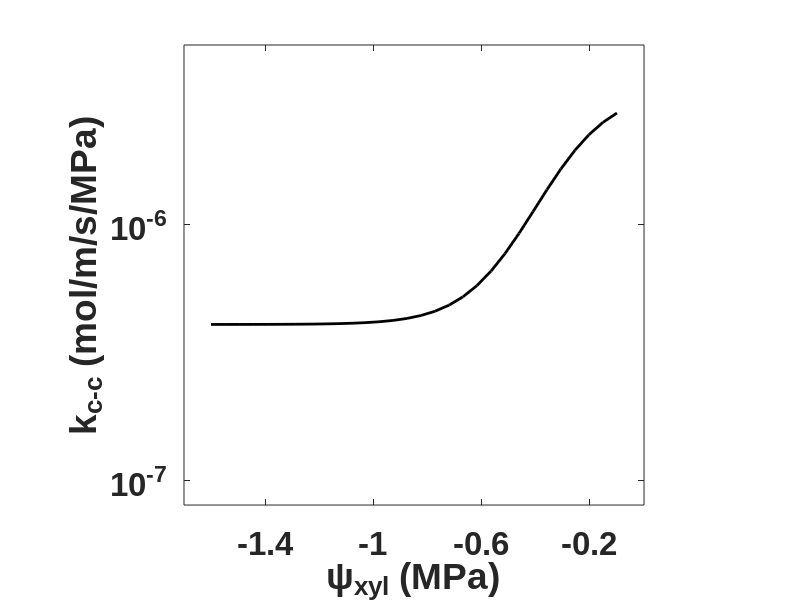

Reproduce this figure in MATLAB. (Note: this script raises an error after producing the figure.)
% code_for_alternative_architecture_cell_wall_SI_Fig_S21.m
% Description: This code executes the mathematical model developed in SI
% Section S10 in the paper titled, "Loss of plasma membrane conductance of 
% outside-xylem zone explains non-stomatal control of transpiration" for 
% alternative architecture 2: cell wall is the dominant hydraulic 
% conductor and undergoes loss of hydraulic conductance under drought stress. 
% We generate 3 predictions (mean and bounds of uncertainty 
% interval) with npoints (see below) being the number of points in the 
% discretized domain for each prediction. npoints are distributed across 
% four ranges in psi_xyl: -0.4 to 0; -0.8 to -0.4; -1.2 to -0.8 and -1.6 to
% -1.2 (MPa). The prediction mean and bounds of uncertainty interval is 
% then compared to the data mean +/- S.E. 
% This code uses the following MATLAB toolboxes:
% 1. Optimization Toolbox
% Code developed by: Sabyasachi Sen
% Email: ss3945@cornell.edu
% Affiliation: Cornell University
% Created: February 8, 2025
% Last Modified: February 10, 2025
% Copyright (c) 2025 Sabyasachi Sen
% If you use this code in your research, please cite as:
% "Sabyasachi Sen (2025). 
% code_for_alternative_hypothesis_2_cell_wall_SI_Fig_S22.m
% Retrieved from manuscript titled: Loss of plasma membrane conductance of 
% outside-xylem zone explains non-stomatal control of transpiration"
% This code is provided under the MIT License.
% For full license terms, see: https://opensource.org/licenses/MIT

clear;
close all;
clc;

%% Thermodynamic parameters (see Table S3 in SI Section S10)

leaf_temp=309; % leaf temperature (=36C) in Kelvin
p_sat=5946.178; % saturation pressure in Pa at 36C
R=8.314; % universal gas constant in SI units Pa.m3/K/mol
v_bar=18e-6; % molar volume of water in m3/mol
c=39.45; % molar concentration of air in mol/m3
D=2.5e-5; % diffusivity of water vapor in air in m2/s
p_atm=101325; % atmospheric pressure in Pa
kai_0=p_sat/p_atm; % reference mole fraction of water vapor at leaf temperature

%% Introduce uncertainty in parameters to generate uncertainty interval in predictions (see Tables S4 and S5 in SI Section S10)

% Notation: variable name: high, mid, low values
A_cc_arr=[5e-9, 6e-9, 7e-9]; % x-sectional area for flow in cell-to-cell path (in m2)
A_vap_arr=[5e-9, 5.5e-9, 6e-9]; % x-sectional area for flow in apoplasmic path (in m2)
tortuosity_arr=[1, 2, 3]; % uniform tortuosity (dimensionless)
k_cw_max_arr=[2.9e-6, 2.7e-6, 2.5e-6]; % maximum cell wall conductivity in mol/m/s/MPa
k_cw_trigger_arr=[-0.27e6, -0.25e6, -0.23e6]; % xylem stress at which 'characteristic' loss of cell wall conductivity occurs (in Pa)
k_cw_decline_sensitivity_arr=[0.8e-5, 1e-5, 1.2e-5]; % determines sensitivity of cell wall conductivity to xylem stress in MPa^(-1)
% see vapor conductivity for minimum cell wall conductivity

%% Constant leaf anatomical parameters (see Table S4 in SI Section S10)

L_total=2e-4; % total thickness of leaf in m
L_ad=L_total/2; % Assume half-thickness of leaf 
L_ab=L_total/2; % Assume half-thickness of leaf 
A_cw=0.08e-9; % x-sectional area for flow in cell wall (in m2)

%% Constant transport parameters (see Table S5 in SI Section S10)

kappa_mem=1e-5; % hydraulic conductivity of membranes at cell-air space interface in mol/m/s/MPa: Rockwell review undersaturation - use higher end of L_p 
k_cc=5e-8; % hydraulic conductivity of cell-to-cell path in mol/m/s/MPa: Rockwell review undersaturation - use higher end of L_p 
gs_ad=90e-3; % adaxial stomatal conductance in mol/m2/s
gs_ab=90e-3; % abaxial stomatal conductance in mol/m2/s
gs=(gs_ad+gs_ab)*1e3; % total stomatal conductance in mmol/m2/s: will be used to calculate transpiration rate

%% Driving forces for transpiration

% psi_xylem sweep
npoints=30; % number of nodes in the discretized domain
psi_xylem=flipud(linspace(-1.6,-0.1,npoints)')*1e6; % xylem water potential in Pa
xylem_means=[-0.2;-0.6;-1;-1.4]; % for plotting in bins

% VPD sweep 
rel_hum = flipud(linspace(0.36,0.7,npoints)'); % relative humidity of bulk air outside the leaf
vpd = p_sat*(1-rel_hum)/1e3; % vpd in kPa: the mean vpd in our measurements is ~3.8 kPa which is the last element in the vpd array here

%% Finite difference discretization parameters:

N=1000; % Total # of nodes including boundary nodes
h=L_total/(N-1); % interval between nodes

%% Coordinates along leaf thickness direction (in metres)

coords_ad=linspace(0,L_ad,N)'; % adaxial coordinates
coords_ab=linspace(-L_ab,0,N)'; % abaxial coordinates
coordinates_ad=coords_ad*1e6; % coordinates for adaxial section: microns for plotting
coordinates_ab=coords_ab*1e6; % coordinates for abaxial section: microns for plotting

%% Loop through 3 sets of parameters

for ii=1:3

    % Variable leaf anatomical parameters and transport parameters (see Tables S4 and S5 in SI Section S10)

    tortuosity=tortuosity_arr(ii); % tortuosity
    k_vap=c*D*v_bar*kai_0/(R*leaf_temp)/tortuosity/1e-6; % hydraulic conductivity of vapor in mol/m/s/MPa; this assumes driving force for transport is water potential. Ref: Rockwell 2014
    
    A_cc=A_cc_arr(ii); % see SI Section S10 for choice of A_cc
    A_vap=A_vap_arr(ii); % see SI Section S10 for choice of A_vap
                
    %% Tissue hydraulic conductivity parameters 
    
    % Cell-to-cell hydraulic parameters for current iteration
    k_cw_max=k_cw_max_arr(ii); 
    k_cw_decline_sensitivity=k_cw_decline_sensitivity_arr(ii); 
    k_cw_trigger=k_cw_trigger_arr(ii); 
    k_cw_min=k_vap; 
    % sigmoid function
    k_cw_arr=k_cw_max*1./(1+exp(-k_cw_decline_sensitivity*(psi_xylem-k_cw_trigger)))+k_cw_min; 
    
    % plot kappa_mem vs psi_xyl
    figure(1);hold on;
    plot(psi_xylem/1e6,k_cw_arr,'k-','linewidth',2);hold on;
    pbaspect([1 1 1]);
    ylabel('k_{c-c} (mol/m/s/MPa)');ylim([8e-8 5e-6]);
    xlabel('\psi_{xyl} (MPa)');xlim([-1.7 0]);xticks(flipud(xylem_means));
    set(gca,'fontsize',24,'ticklabelinterpreter','tex','fontname','Arial','fontweight','bold','yscale','log');
    box on;ax=gca;ax.LineWidth = 2;
    
    %% Solution
    
    % Initialize arrays that will contain the solutions: psi_cc and psi_apo (in Pa)

    psi_cc_ad_N=zeros(length(psi_xylem),length(rel_hum)); % psi_cc in adaxial domain
    psi_cc_ab_N=zeros(length(psi_xylem),length(rel_hum)); % psi_cc in abaxial domain
    psi_apo_ad_N=zeros(length(psi_xylem),length(rel_hum)); % psi_apo in adaxial domain
    psi_apo_ab_N=zeros(length(psi_xylem),length(rel_hum)); % psi_apo in abaxial domain
    
    for i=1:length(psi_xylem)
    
        k_cw=k_cw_arr(i); % cell wall conductivity 
        
        for j=1:length(rel_hum)
    
            % see SI Section S10 for details of these constants
            % a1, a2, b1, and b2 multiply the derivates in SI equations S30 and S31

            % Composite parameters for ease of computation
            c_cc=kappa_mem/(k_cc*A_cc); 
            c_apo=kappa_mem/(k_cw*A_cw + k_vap*A_vap);
            
            a1=c_cc;
            a2=c_apo;
            r3=+sqrt(a1+a2);
            
            % solve for the unknown x's ('alpha's in SI equations S44 and S45)            
            init=[-1e6,-1e8,-10,-1e6,-2e6,-2e8,-20,-2e6];
            x=fsolve(@(x)solver_alternative_hypothesis_2(x,psi_xylem(i),rel_hum(j),a1,a2,r3,L_ad,L_ab,gs_ad,gs_ab,p_sat,v_bar,R,leaf_temp,k_vap,k_cw,p_atm,A_cc,A_vap,A_cw),init);

            psi_cc_ad_arr=x(1) + x(2)*coords_ad + x(3)*exp(r3*coords_ad) + x(4)*exp(-r3*coords_ad);
            psi_apo_ad_arr=x(1) + x(2)*coords_ad - a2*x(3)*exp(r3*coords_ad)/a1 - a2*x(4)*exp(-r3*coords_ad)/a1;
            psi_cc_ab_arr=x(5) + x(6)*coords_ab + x(7)*exp(r3*coords_ab) + x(8)*exp(-r3*coords_ab);
            psi_apo_ab_arr=x(5) + x(6)*coords_ab - a2*x(7)*exp(r3*coords_ab)/a1 - a2*x(8)*exp(-r3*coords_ab)/a1;        
            
            % Terminal apoplasm and symplasm potentials on adaxial side
            psi_cc_ad_N(i,j)=psi_cc_ad_arr(end)/1e6; % divide by 1e6 to convert from Pa to MPa
            psi_apo_ad_N(i,j)=psi_apo_ad_arr(end)/1e6; % divide by 1e6 to convert from Pa to MPa
            
            % Terminal apoplasm and symplasm potentials on abaxial side 
            psi_cc_ab_N(i,j)=psi_cc_ab_arr(end)/1e6; % divide by 1e6 to convert from Pa to MPa
            psi_apo_ab_N(i,j)=psi_apo_ab_arr(end)/1e6; % divide by 1e6 to convert from Pa to MPa
            
        end
        
        k_cw_exp=floor(log10(k_cw));
        k_cw_a=k_cw/(10^k_cw_exp);

        % Plot psi_apoplast vs z
        figure(2);
        plot([psi_cc_ab_arr; psi_cc_ad_arr]/1e6,[coordinates_ab; coordinates_ad],[psi_apo_ab_arr; psi_apo_ad_arr]/1e6,[coordinates_ab; coordinates_ad],'linewidth',4);
        pbaspect([1 1 1]);
        xlabel('\psi(MPa)','interpreter','tex');xlim([-20 0]);
        ylabel('z (\mu m)','interpreter','tex');ylim([-110 110]);
        set(gca,'fontsize',24,'ticklabelinterpreter','tex','FontName','Arial','FontWeight','Bold');
        title(sprintf('k_{cw} = %.2f \\times 10^{%d} mol/m/s/MPa',k_cw_a,k_cw_exp),'FontSize',20,'Interpreter','tex');
        legend1=legend(sprintf('\\psi_{c-c}'),sprintf('\\psi_{apo}'),'interpreter','tex');
        set(legend1,'Position',[0.157149113714695 0.748901596398512 0.159461545944213 0.147857143765404],'Interpreter','tex','FontSize',20,'FontName','Arial');
        box on;ax=gca;ax.LineWidth = 2;
        drawnow();
        thisFrame=getframe(gcf);
        size(thisFrame.cdata)
        % Write this frame out to a new video file.
        myMovie1(i) = thisFrame;

    end
    
    %% Calculate goxz
    % Note: here, e_xyl, e_i - all "e"s are vapor pressures
    
    e_xyl=p_sat.*exp(v_bar*psi_xylem./(R*leaf_temp)); % equivalent vapor pressure at xylem water potential 
    e_air=p_sat-vpd(end)*1e3; % vapor pressure in the air outside the leaf
    e_i_high_vpd=p_sat.*exp(v_bar*psi_apo_ad_N(:,end)*1e6./(R*leaf_temp)); % equivalent vapor pressure at AquaDust water potential in the ssc
    rh=e_i_high_vpd./p_sat; % relative humidity in the ssc
    e=gs*(e_i_high_vpd-e_air)/p_atm; % calculate transpiration rate e
    goxz_all=e./(e_xyl-e_i_high_vpd)*p_atm; % calculate g_oxz
    goxz_all=goxz_all.*ones(length(psi_xylem),length(psi_xylem));
    goxz=goxz_all(:,1); % extract g_oxz (here, there is no variation of g_oxz with VPD so any column will do)
    
    %% Calculate model prediction mean and max/min to generate uncertainty intervals
    
    % binned rh predictions
    rh_bin1=rh(psi_xylem>-0.4e6);
    rh_bin2=rh(psi_xylem<-0.4e6 & psi_xylem>-0.8e6);
    rh_bin3=rh(psi_xylem<-0.8e6 & psi_xylem>-1.2e6);
    rh_bin4=rh(psi_xylem<-1.2e6 & psi_xylem>=-1.6e6);
    
    % binned goxz predictions
    goxz_bin1=goxz(psi_xylem>-0.4e6);
    goxz_bin2=goxz(psi_xylem<-0.4e6 & psi_xylem>-0.8e6);
    goxz_bin3=goxz(psi_xylem<-0.8e6 & psi_xylem>-1.2e6);
    goxz_bin4=goxz(psi_xylem<-1.2e6 & psi_xylem>=-1.6e6);

    if ii==1 % upper bound on uncertainty interval

        rh_bin1_max=mean(rh_bin1);
        rh_bin2_max=mean(rh_bin2);
        rh_bin3_max=mean(rh_bin3);
        rh_bin4_max=mean(rh_bin4);

        goxz_bin1_max=mean(goxz_bin1);
        goxz_bin2_max=mean(goxz_bin2);
        goxz_bin3_max=mean(goxz_bin3);
        goxz_bin4_max=mean(goxz_bin4);
    
    elseif ii==2 % mean prediction

        rh_bin1_mean=mean(rh_bin1);rh_bin1_pos_err=rh_bin1_max-rh_bin1_mean; % compute difference between upper bound on uncertainty interval and mean
        rh_bin2_mean=mean(rh_bin2);rh_bin2_pos_err=rh_bin2_max-rh_bin2_mean;
        rh_bin3_mean=mean(rh_bin3);rh_bin3_pos_err=rh_bin3_max-rh_bin3_mean;
        rh_bin4_mean=mean(rh_bin4);rh_bin4_pos_err=rh_bin4_max-rh_bin4_mean;

        goxz_bin1_mean=mean(goxz_bin1);goxz_bin1_pos_err=goxz_bin1_max-goxz_bin1_mean; % compute difference between upper bound on uncertainty interval and mean
        goxz_bin2_mean=mean(goxz_bin2);goxz_bin2_pos_err=goxz_bin2_max-goxz_bin2_mean;
        goxz_bin3_mean=mean(goxz_bin3);goxz_bin3_pos_err=goxz_bin3_max-goxz_bin3_mean;
        goxz_bin4_mean=mean(goxz_bin4);goxz_bin4_pos_err=goxz_bin4_max-goxz_bin4_mean;
    
    else % lower bound on uncertainty interval

        rh_bin1_min=mean(rh_bin1);rh_bin1_neg_err=rh_bin1_mean-rh_bin1_min; % compute difference between mean and lower bound on uncertainty interval
        rh_bin2_min=mean(rh_bin2);rh_bin2_neg_err=rh_bin2_mean-rh_bin2_min;
        rh_bin3_min=mean(rh_bin3);rh_bin3_neg_err=rh_bin3_mean-rh_bin3_min;
        rh_bin4_min=mean(rh_bin4);rh_bin4_neg_err=rh_bin4_mean-rh_bin4_min;

        goxz_bin1_min=mean(goxz_bin1);goxz_bin1_neg_err=goxz_bin1_mean-goxz_bin1_min; % compute difference between mean and lower bound on uncertainty interval
        goxz_bin2_min=mean(goxz_bin2);goxz_bin2_neg_err=goxz_bin2_mean-goxz_bin2_min;
        goxz_bin3_min=mean(goxz_bin3);goxz_bin3_neg_err=goxz_bin3_mean-goxz_bin3_min;
        goxz_bin4_min=mean(goxz_bin4);goxz_bin4_neg_err=goxz_bin4_mean-goxz_bin4_min;
    end

end

%% Plotting prediction mean and uncertainty interval

rh_neg_err=[rh_bin1_neg_err;rh_bin2_neg_err;rh_bin3_neg_err;rh_bin4_neg_err];
rh_pos_err=[rh_bin1_pos_err;rh_bin2_pos_err;rh_bin3_pos_err;rh_bin4_pos_err];
rh_means_model=[rh_bin1_mean;rh_bin2_mean;rh_bin3_mean;rh_bin4_mean];

figure(3);
bar(xylem_means,rh_means_model,0.5,'linewidth',2);hold on;
pbaspect([1 1 1]);
er=errorbar(xylem_means,rh_means_model,rh_neg_err,rh_pos_err,'linewidth',2);
er.Color=[0 0 0];                            
er.LineStyle='none';  
ylabel('\it{h}_{ssc}^{apo}');ylim([0.9 1.01]);
xlabel('\psi_{xyl} (MPa)');xlim([-1.7 0]);xticks(flipud(xylem_means));
set(gca,'fontsize',24,'ticklabelinterpreter','tex','FontName','Arial','fontweight','bold');
box on;ax=gca;ax.LineWidth = 2;

goxz_neg_err=[goxz_bin1_neg_err;goxz_bin2_neg_err;goxz_bin3_neg_err;goxz_bin4_neg_err];
goxz_pos_err=[goxz_bin1_pos_err;goxz_bin2_pos_err;goxz_bin3_pos_err;goxz_bin4_pos_err];
goxz_means_model=[goxz_bin1_mean;goxz_bin2_mean;goxz_bin3_mean;goxz_bin4_mean];

figure(4);
bar(xylem_means,goxz_means_model,0.5,'linewidth',2);hold on;
pbaspect([1 1 1]);
er=errorbar(xylem_means,goxz_means_model,goxz_neg_err,goxz_pos_err,'linewidth',2);
er.Color=[0 0 0];                            
er.LineStyle='none';
ylabel('{\itg}_{oxz} (mmol/m^2/s)');ylim([4e2 6e4]);
xlabel('\psi_{xyl} (MPa)');xlim([-1.7 0]);xticks(flipud(xylem_means));
set(gca,'fontsize',24,'ticklabelinterpreter','tex','FontName','Arial','fontweight','bold','yscale','log');
box on;ax=gca;ax.LineWidth = 2;

%% plot h_ssc^apo expt and model together

% rh expt data from Fig. 2c
rh_means_expt=[0.992847001815885;0.946963460686416;0.929521991233521;0.919537568810321];
rh_se_expt=[0.00180002577421479;0.0201784472288282;0.0131077713211281;0.0122904973618615];

figure(5);
b1=bar(xylem_means,[rh_means_expt zeros(length(rh_means_expt),1)],'grouped','linewidth',2);hold on;
x=NaN(2,4);
for i = 1:2
    x(i,:) = b1(i).XEndPoints;
end
errorbar(x',[rh_means_expt zeros(length(rh_means_expt),1)],[rh_se_expt zeros(length(rh_se_expt),1)],[rh_se_expt zeros(length(rh_se_expt),1)],'k','linestyle','none','linewidth',2);

b2=bar(xylem_means,[zeros(length(rh_means_model),1) rh_means_model],'grouped','linewidth',2);hold on;
for i = 1:2
    x(i,:) = b2(i).XEndPoints;
end
errorbar(x',[zeros(length(rh_means_model),1) rh_means_model],[zeros(length(rh_neg_err),1) rh_neg_err],[zeros(length(rh_pos_err),1) rh_pos_err],'k','linestyle','none','linewidth',2);

xlabel('\psi_{xyl} (MPa)');xlim([-1.7 0]);xticks(flipud(xylem_means));
ylabel('\it{h}_{ssc}^{apo}');ylim([0.9 1.01]);
set(gca,'fontsize',24,'ticklabelinterpreter','tex','FontName','Arial','fontweight','bold');
pbaspect([1 1 1]);
legend([b1(1) b2(2)],'Experiment','Model','Position',[0.265625 0.757142857142857 0.283928571428571 0.129761904761905]);
b2(2).FaceColor(1,:)=[0.8500 0.3250 0.0980];
box on;ax=gca;ax.LineWidth = 2;

%% plot goxz expt and model together

% goxz expt data from Fig. 2e
goxz_means_expt=[38556.2258047020;5667.33817184295;2422.37978608609;1541.23262663729];
goxz_se_expt=[13600.6249811751;1367.98145675526;303.839465584318;290.498308255051];

figure(6);
b1=bar(xylem_means,[goxz_means_expt zeros(length(goxz_means_expt),1)],'grouped','linewidth',2);hold on;
x=NaN(2,4);
for i = 1:2
    x(i,:) = b1(i).XEndPoints;
end
errorbar(x',[goxz_means_expt zeros(length(goxz_means_expt),1)],[goxz_se_expt zeros(length(goxz_se_expt),1)],[goxz_se_expt zeros(length(goxz_se_expt),1)],'k','linestyle','none','linewidth',2);

b2=bar(xylem_means,[zeros(length(goxz_means_model),1) goxz_means_model],'grouped','linewidth',2);hold on;
for i = 1:2
    x(i,:) = b2(i).XEndPoints;
end
errorbar(x',[zeros(length(goxz_means_model),1) goxz_means_model],[zeros(length(goxz_neg_err),1) goxz_neg_err],[zeros(length(goxz_pos_err),1) goxz_pos_err],'k','linestyle','none','linewidth',2);

xlabel('\psi_{xyl} (MPa)');xlim([-1.7 0]);xticks(flipud(xylem_means));
ylabel('{\itg}_{oxz} (mmol/m^2/s)');ylim([6e2 8e4]);
set(gca,'fontsize',24,'ticklabelinterpreter','tex','FontName','Arial','fontweight','bold','yscale','log');
pbaspect([1 1 1]);
legend([b1(1) b2(2)],'Experiment','Model','Position',[0.265625 0.757142857142857 0.283928571428571 0.129761904761905]);
b2(2).FaceColor(1,:)=[0.8500 0.3250 0.0980];
box on;ax=gca;ax.LineWidth = 2;

%% save workspace variables

filename='workspace_variables.mat';
save(filename);